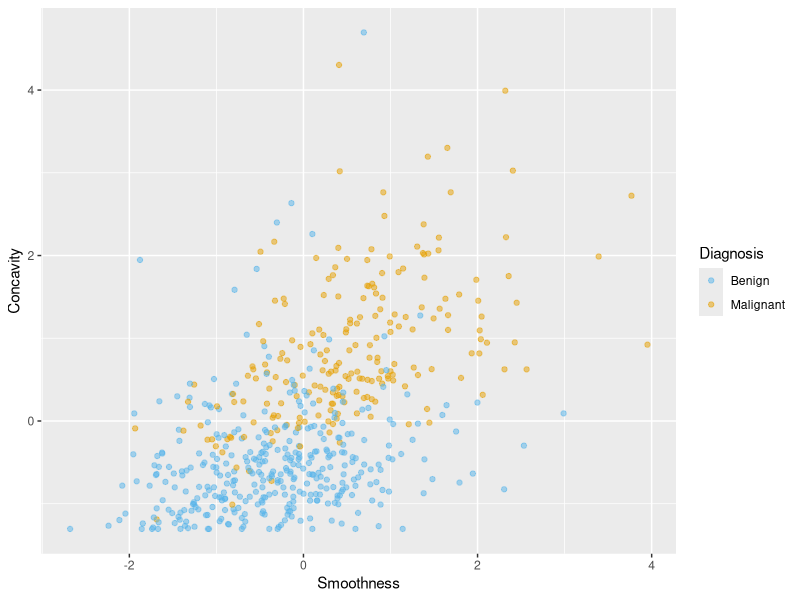
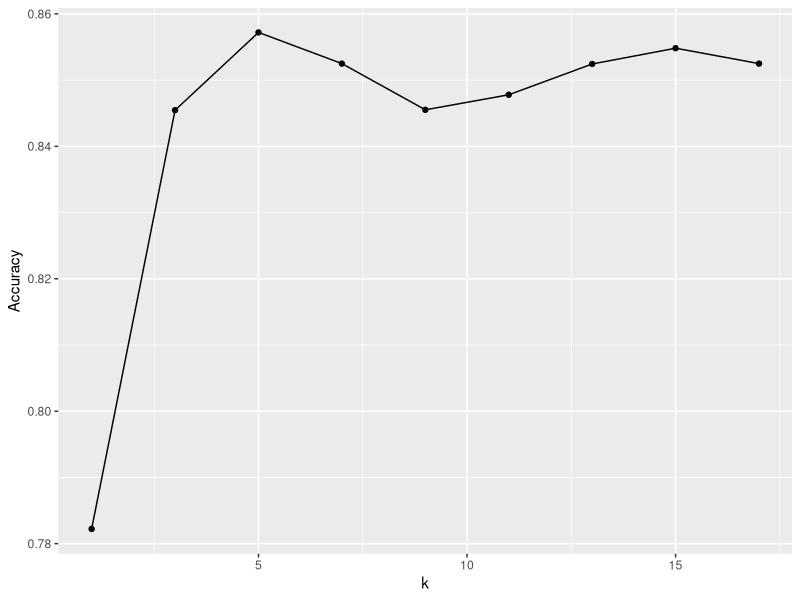
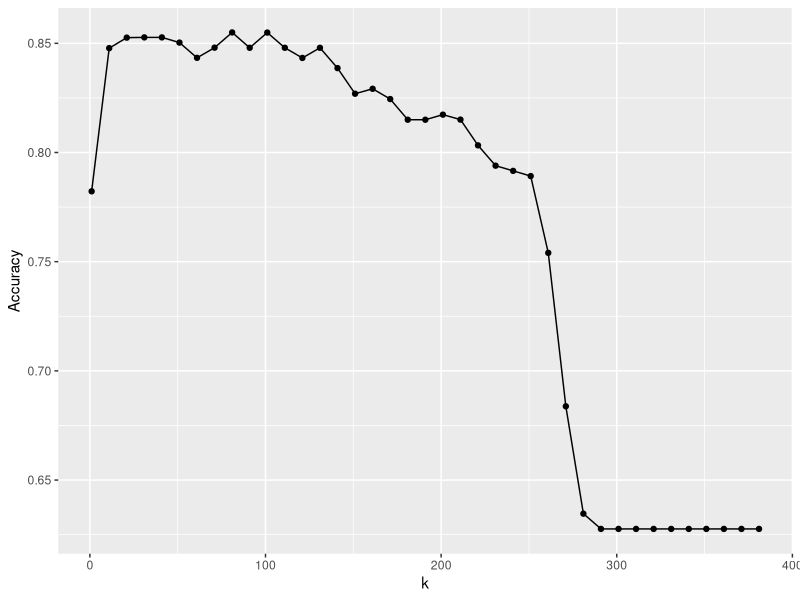
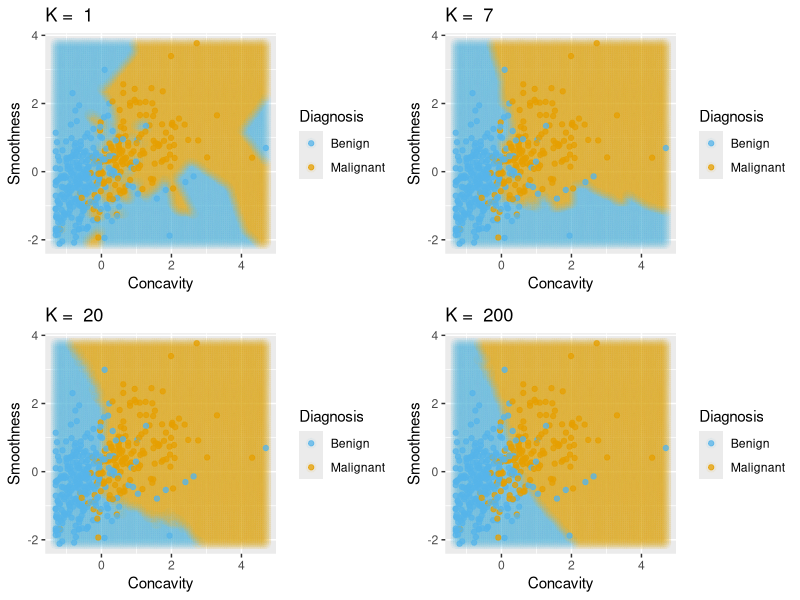
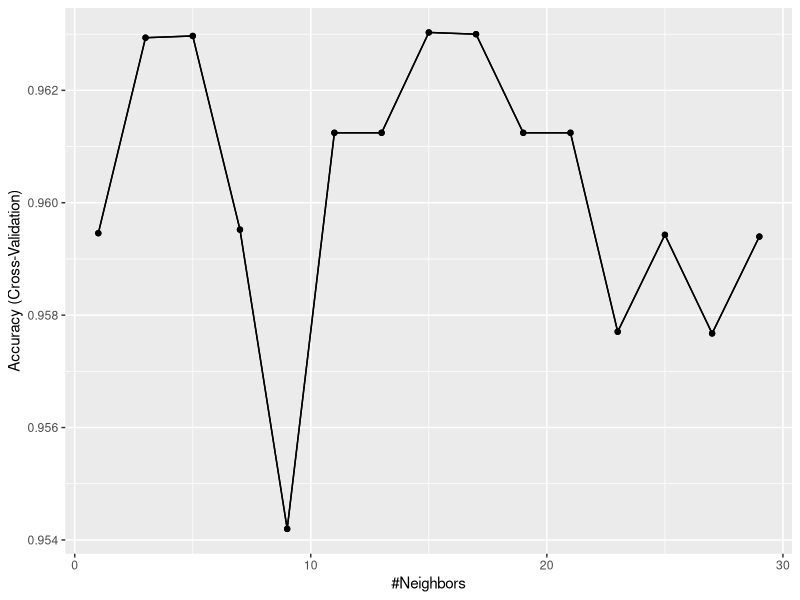

Write the R code that produced these figures, in order.
## ---- chunk 1
# load libraries
library(tidyverse)
library(caret)

#load data
cancer <- read_csv("data/clean-wdbc.data.csv") %>% 
  mutate(Class = as.factor(Class)) # because we will be doing statistical analysis on a categorical variable

# colour palette
cbPalette <- c("#56B4E9", "#E69F00","#009E73", "#F0E442", "#0072B2", "#D55E00", "#CC79A7", "#999999") 

# create scatter plot of tumour cell concavity versus smoothness, 
# labelling the points be diagnosis class
perim_concav <- cancer %>%  
  ggplot(aes(x = Smoothness, y = Concavity, color = Class)) + 
    geom_point(alpha = 0.5) +
    labs(color = "Diagnosis") + 
    scale_color_manual(labels = c("Benign", "Malignant"), values = cbPalette)
perim_concav
## ---- chunk 2
set.seed(1) # makes the random selection of rows reproducible
set_rows <- cancer %>% 
  select(Class) %>% 
  unlist() %>% # converts Class from a tibble to a vector
  createDataPartition(p = 0.75, list = FALSE)
head(set_rows)
## ---- chunk 3
training_set <- cancer %>% slice(set_rows)
test_set <- cancer %>% slice(-set_rows)
glimpse(training_set)
## ---- chunk 4
glimpse(test_set)
## ---- chunk 5
X_train <- training_set %>% 
  select(Concavity, Smoothness) %>% 
  data.frame()
Y_train <- training_set %>% 
  select(Class) %>% 
  unlist()
k = data.frame(k = 3)

set.seed(1)
model_knn <- train(x = X_train, y = Y_train, method = "knn", tuneGrid = k)
model_knn
## ---- chunk 6
X_test <- test_set %>% 
  select(Concavity, Smoothness) %>% 
  data.frame()
Y_test_predicted <- predict(object = model_knn, X_test)
head(Y_test_predicted)
## ---- chunk 7
Y_test <- test_set %>% 
  select(Class) %>% 
  unlist()

model_quality <- confusionMatrix(data = Y_test_predicted, reference = Y_test)
model_quality
## ---- chunk 8
model_quality$overall[1]
## ---- chunk 9
X_train_total <- X_train
Y_train_total <- Y_train
## ---- chunk 10
accuracies <- c()
for (i in 1:5){
    set.seed(i) # makes the random selection of rows reproducible
    # create the 75 / 25 train/validation split
    set_rows <- Y_train_total %>% 
      createDataPartition(p = 0.75, list = FALSE)
    
    #split the X and Y data into train/validation
    X_train <- X_train_total %>% slice(set_rows)
    Y_train <- Y_train_total[set_rows]
    X_validation <- X_train_total %>% slice(-set_rows)
    Y_validation <- Y_train_total[-set_rows]
    
    #train the KNN model with K=3, and predict the validation labels
    k = data.frame(k = 3)
    model_knn <- train(x = X_train, y = Y_train, method = "knn", tuneGrid = k)
    Y_validation_predicted <- predict(object = model_knn, X_validation)
    
    #compute the accuracy
    model_quality <- confusionMatrix(data = Y_validation_predicted, reference = Y_validation)
    accuracies <- append(accuracies, model_quality$overall[1])
}
accuracies
## ---- chunk 11
train_control <- trainControl(method="cv", number = 5)
## ---- chunk 12
set.seed(1234)
k = data.frame(k = 3)
knn_model_cv_5fold <- train(x = X_train_total, y = Y_train_total, method = "knn", tuneGrid = k, trControl = train_control)
knn_model_cv_5fold
## ---- chunk 13
train_control <- trainControl(method="cv", number = 10)

set.seed(1234)
knn_model_cv_10fold <- train(x = X_train_total, y = Y_train_total, method = "knn", tuneGrid = k, trControl = train_control)
knn_model_cv_10fold
## ---- chunk 14
train_control <- trainControl(method="cv", number = 10)
k = data.frame(k = c(1, 3, 5, 7, 9, 11, 13, 15, 17))

set.seed(1234)
knn_model_cv_10fold <- train(x = X_train_total, y = Y_train_total, method = "knn", tuneGrid = k, trControl = train_control)
knn_model_cv_10fold
## ---- chunk 15
accuracies <- knn_model_cv_10fold$results
accuracies 
## ---- chunk 16
accuracy_vs_k <- ggplot(accuracies, aes(x = k, y = Accuracy)) +
  geom_point() +
  geom_line()
accuracy_vs_k
## ---- chunk 17
train_control <- trainControl(method="cv", number = 10)
k_lots = data.frame(k = seq(from = 1, to = 385, by = 10))
set.seed(1234)
knn_model_cv_10fold_lots <- train(x = X_train_total, y = Y_train_total, method = "knn", tuneGrid = k_lots, trControl = train_control)
accuracies_lots <- knn_model_cv_10fold_lots$results
accuracy_vs_k_lots <- ggplot(accuracies_lots, aes(x = k, y = Accuracy)) +
  geom_point() +
  geom_line()
accuracy_vs_k_lots
## ---- chunk 18
library(repr)
library(gridExtra)
ks <- c(1, 7, 20, 200)
plots <- list()

for (i in 1:length(ks)){
	#train the knn classifier
	k <- data.frame(k = ks[[i]])
	model_knn <- train(x = X_train_total, y = Y_train_total, method='knn', tuneGrid = k, trControl = train_control)
	
	#create a prediction pt grid
	con_grid <- seq(min(training_set$Concavity), max(training_set$Concavity), length.out = 100)
	smo_grid <- seq(min(training_set$Smoothness), max(training_set$Smoothness), length.out = 100)
	csgrid <- expand.grid(Concavity=con_grid, Smoothness=smo_grid)
	knnPredGrid <- predict(model_knn, newdata=csgrid)
	prediction_table <- bind_cols(csgrid, data.frame(Class=knnPredGrid))
	
	
	#create the basic plt
	plots[[i]] <- ggplot() + 
	    geom_point(data = prediction_table, mapping=aes(x = Concavity, y = Smoothness, color = Class), alpha=0.05, size=3.)+
	    geom_point(data = training_set, mapping=aes(x = Concavity, y = Smoothness, color = Class), alpha=0.75) +
	    labs(color = "Diagnosis") + 
            ggtitle(paste('K = ', k)) +
	    scale_color_manual(labels = c("Benign", "Malignant"), values = cbPalette)
}
grid.arrange(grobs = plots)
## ---- chunk 19
k = data.frame(k = 11)
set.seed(1234)
knn_model <- train(x = X_train_total, y = Y_train_total, method = "knn", tuneGrid = k)
training_pred <- predict(knn_model, X_train_total)
results <- confusionMatrix(training_pred, Y_train_total)
results
## ---- chunk 20
results$overall[1]
## ---- chunk 21
# set-up training data
X_cancer_all <- cancer %>% 
  select(-Class, -ID) %>% 
  data.frame()
Y_cancer_all <- cancer %>% 
  select(Class) %>% 
  unlist()

# set-up classifier specifications
train_control <- trainControl(method="cv", number = 10)
k = data.frame(k = seq(from = 1, to = 29, by = 2))

# create classifier
set.seed(1234)
knn_model_all <- train(x = X_cancer_all, y = Y_cancer_all, method = "knn", tuneGrid = k, trControl = train_control)

# assess training accuracy
training_pred_all <- predict(knn_model_all, X_cancer_all)
results_all <- confusionMatrix(training_pred_all, Y_cancer_all)
results_all$overall[1]
## ---- chunk 22
accuracies_all <- knn_model_all
accuracy_vs_k_all <- ggplot(accuracies_all, aes(x = k, y = Accuracy)) +
  geom_point() +
  geom_line()
accuracy_vs_k_all
